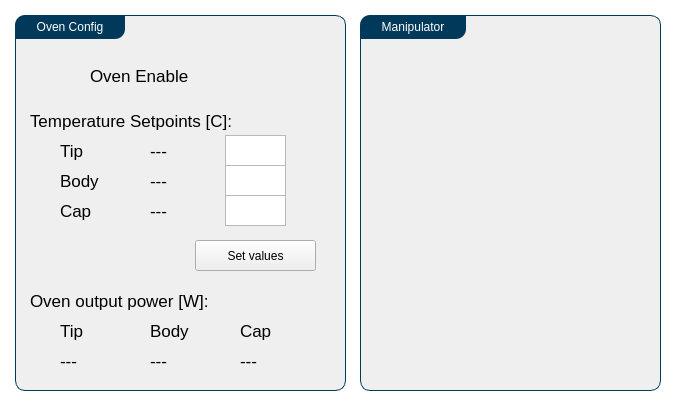
<?xml version="1.0" encoding="UTF-8"?>
<ui version="4.0">
 <class>sampleWindow</class>
 <widget class="QMainWindow" name="sampleWindow">
  <property name="geometry">
   <rect>
    <x>0</x>
    <y>0</y>
    <width>674</width>
    <height>412</height>
   </rect>
  </property>
  <property name="windowTitle">
   <string>UrsaPQ Remote - Sample</string>
  </property>
  <property name="styleSheet">
   <string notr="true">#centralwidget{
	background-color: #FFFFFF;
}

QLabel {
	font-size: 12.5pt;
}

QGroupBox {
	background-color: #EFEFEF;
    border: 1px solid gray;
    border-color: #003959;
    border-radius: 10px;
}

QGroupBox::title {
    subcontrol-position: top left;
 	border-top-left-radius: 10px;
 	border-bottom-right-radius: 10px;
    padding: 5px 20px;
    background-color: #003959;
    color: rgb(255, 255, 255);
}</string>
  </property>
  <widget class="QWidget" name="centralwidget">
   <widget class="QGroupBox" name="groupBox_4">
    <property name="geometry">
     <rect>
      <x>15</x>
      <y>15</y>
      <width>331</width>
      <height>376</height>
     </rect>
    </property>
    <property name="title">
     <string>Oven Config</string>
    </property>
    <widget class="QLabel" name="label">
     <property name="geometry">
      <rect>
       <x>75</x>
       <y>45</y>
       <width>106</width>
       <height>31</height>
      </rect>
     </property>
     <property name="text">
      <string>Oven Enable</string>
     </property>
    </widget>
    <widget class="QWidget" name="verticalLayoutWidget">
     <property name="geometry">
      <rect>
       <x>15</x>
       <y>45</y>
       <width>46</width>
       <height>31</height>
      </rect>
     </property>
     <layout class="QVBoxLayout" name="ovenEnableBox"/>
    </widget>
    <widget class="QLabel" name="label_2">
     <property name="geometry">
      <rect>
       <x>15</x>
       <y>90</y>
       <width>211</width>
       <height>31</height>
      </rect>
     </property>
     <property name="text">
      <string>Temperature Setpoints [C]:</string>
     </property>
    </widget>
    <widget class="QPlainTextEdit" name="tipSetPoint_in">
     <property name="geometry">
      <rect>
       <x>210</x>
       <y>120</y>
       <width>61</width>
       <height>31</height>
      </rect>
     </property>
    </widget>
    <widget class="QPlainTextEdit" name="bodySetPoint_in">
     <property name="geometry">
      <rect>
       <x>210</x>
       <y>150</y>
       <width>61</width>
       <height>31</height>
      </rect>
     </property>
    </widget>
    <widget class="QPlainTextEdit" name="capSetPoint_in">
     <property name="geometry">
      <rect>
       <x>210</x>
       <y>180</y>
       <width>61</width>
       <height>31</height>
      </rect>
     </property>
     <property name="lineWrapMode">
      <enum>QPlainTextEdit::NoWrap</enum>
     </property>
     <property name="plainText">
      <string/>
     </property>
     <property name="maximumBlockCount">
      <number>4</number>
     </property>
    </widget>
    <widget class="QLabel" name="label_3">
     <property name="geometry">
      <rect>
       <x>45</x>
       <y>120</y>
       <width>46</width>
       <height>31</height>
      </rect>
     </property>
     <property name="text">
      <string>Tip</string>
     </property>
    </widget>
    <widget class="QLabel" name="label_4">
     <property name="geometry">
      <rect>
       <x>45</x>
       <y>150</y>
       <width>46</width>
       <height>31</height>
      </rect>
     </property>
     <property name="text">
      <string>Body</string>
     </property>
    </widget>
    <widget class="QLabel" name="label_5">
     <property name="geometry">
      <rect>
       <x>45</x>
       <y>180</y>
       <width>46</width>
       <height>31</height>
      </rect>
     </property>
     <property name="text">
      <string>Cap</string>
     </property>
    </widget>
    <widget class="QLabel" name="label_6">
     <property name="geometry">
      <rect>
       <x>15</x>
       <y>270</y>
       <width>196</width>
       <height>31</height>
      </rect>
     </property>
     <property name="text">
      <string>Oven output power [W]:</string>
     </property>
    </widget>
    <widget class="QLabel" name="label_7">
     <property name="geometry">
      <rect>
       <x>45</x>
       <y>300</y>
       <width>46</width>
       <height>31</height>
      </rect>
     </property>
     <property name="text">
      <string>Tip</string>
     </property>
    </widget>
    <widget class="QLabel" name="label_8">
     <property name="geometry">
      <rect>
       <x>135</x>
       <y>300</y>
       <width>46</width>
       <height>31</height>
      </rect>
     </property>
     <property name="text">
      <string>Body</string>
     </property>
    </widget>
    <widget class="QLabel" name="label_9">
     <property name="geometry">
      <rect>
       <x>225</x>
       <y>300</y>
       <width>46</width>
       <height>31</height>
      </rect>
     </property>
     <property name="text">
      <string>Cap</string>
     </property>
    </widget>
    <widget class="QLabel" name="tipPow">
     <property name="geometry">
      <rect>
       <x>45</x>
       <y>330</y>
       <width>46</width>
       <height>31</height>
      </rect>
     </property>
     <property name="text">
      <string>---</string>
     </property>
    </widget>
    <widget class="QLabel" name="bodyPow">
     <property name="geometry">
      <rect>
       <x>135</x>
       <y>330</y>
       <width>46</width>
       <height>31</height>
      </rect>
     </property>
     <property name="text">
      <string>---</string>
     </property>
    </widget>
    <widget class="QLabel" name="capPow">
     <property name="geometry">
      <rect>
       <x>225</x>
       <y>330</y>
       <width>46</width>
       <height>31</height>
      </rect>
     </property>
     <property name="text">
      <string>---</string>
     </property>
    </widget>
    <widget class="QPushButton" name="setPointsButton">
     <property name="geometry">
      <rect>
       <x>180</x>
       <y>225</y>
       <width>121</width>
       <height>31</height>
      </rect>
     </property>
     <property name="text">
      <string>Set values</string>
     </property>
    </widget>
    <widget class="QLabel" name="tipSetPoint">
     <property name="geometry">
      <rect>
       <x>135</x>
       <y>120</y>
       <width>63</width>
       <height>31</height>
      </rect>
     </property>
     <property name="text">
      <string>---</string>
     </property>
    </widget>
    <widget class="QLabel" name="bodySetPoint">
     <property name="geometry">
      <rect>
       <x>135</x>
       <y>150</y>
       <width>63</width>
       <height>31</height>
      </rect>
     </property>
     <property name="text">
      <string>---</string>
     </property>
    </widget>
    <widget class="QLabel" name="capSetPoint">
     <property name="geometry">
      <rect>
       <x>135</x>
       <y>180</y>
       <width>63</width>
       <height>31</height>
      </rect>
     </property>
     <property name="text">
      <string>---</string>
     </property>
    </widget>
   </widget>
   <widget class="QGroupBox" name="groupBox_2">
    <property name="geometry">
     <rect>
      <x>360</x>
      <y>15</y>
      <width>301</width>
      <height>376</height>
     </rect>
    </property>
    <property name="title">
     <string>Manipulator</string>
    </property>
   </widget>
  </widget>
 </widget>
 <resources/>
 <connections/>
</ui>
